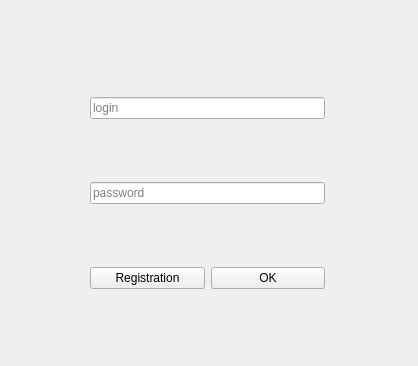
<?xml version="1.0" encoding="UTF-8"?>
<ui version="4.0">
 <class>AuthForm</class>
 <widget class="QWidget" name="AuthForm">
  <property name="geometry">
   <rect>
    <x>0</x>
    <y>0</y>
    <width>418</width>
    <height>366</height>
   </rect>
  </property>
  <property name="windowTitle">
   <string>Form</string>
  </property>
  <widget class="QWidget" name="layoutWidget">
   <property name="geometry">
    <rect>
     <x>90</x>
     <y>40</y>
     <width>235</width>
     <height>308</height>
    </rect>
   </property>
   <layout class="QGridLayout" name="gridLayout">
    <item row="4" column="0">
     <layout class="QHBoxLayout" name="horizontalLayout">
      <item>
       <widget class="QPushButton" name="pushButton_reg">
        <property name="cursor">
         <cursorShape>PointingHandCursor</cursorShape>
        </property>
        <property name="text">
         <string>Registration</string>
        </property>
       </widget>
      </item>
      <item>
       <widget class="QPushButton" name="pushButton_ok">
        <property name="cursor">
         <cursorShape>PointingHandCursor</cursorShape>
        </property>
        <property name="text">
         <string>OK</string>
        </property>
       </widget>
      </item>
     </layout>
    </item>
    <item row="2" column="0">
     <widget class="QLineEdit" name="lineEdit_2pass">
      <property name="echoMode">
       <enum>QLineEdit::Password</enum>
      </property>
      <property name="placeholderText">
       <string>password</string>
      </property>
     </widget>
    </item>
    <item row="0" column="0">
     <widget class="QLineEdit" name="lineEdit_1log">
      <property name="placeholderText">
       <string>login</string>
      </property>
     </widget>
    </item>
   </layout>
  </widget>
 </widget>
 <tabstops>
  <tabstop>lineEdit_2pass</tabstop>
  <tabstop>pushButton_ok</tabstop>
  <tabstop>pushButton_reg</tabstop>
 </tabstops>
 <resources/>
 <connections/>
</ui>
